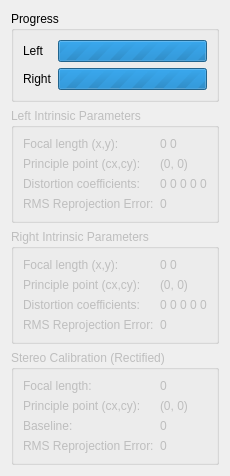
<?xml version="1.0" encoding="UTF-8"?>
<ui version="4.0">
 <class>calibrateconfirmdialog</class>
 <widget class="QDialog" name="calibrateconfirmdialog">
  <property name="geometry">
   <rect>
    <x>0</x>
    <y>0</y>
    <width>202</width>
    <height>428</height>
   </rect>
  </property>
  <property name="windowTitle">
   <string>Calibration result</string>
  </property>
  <layout class="QVBoxLayout" name="verticalLayout">
   <item>
    <widget class="QGroupBox" name="groupBox">
     <property name="title">
      <string>Progress</string>
     </property>
     <layout class="QVBoxLayout" name="verticalLayout_3">
      <item>
       <layout class="QFormLayout" name="formLayout">
        <item row="0" column="0">
         <widget class="QLabel" name="label_4">
          <property name="text">
           <string>Left</string>
          </property>
         </widget>
        </item>
        <item row="0" column="1">
         <widget class="QProgressBar" name="left_progress">
          <property name="maximum">
           <number>0</number>
          </property>
          <property name="value">
           <number>0</number>
          </property>
          <property name="format">
           <string>%v/%m</string>
          </property>
         </widget>
        </item>
        <item row="1" column="0">
         <widget class="QLabel" name="label_5">
          <property name="text">
           <string>Right</string>
          </property>
         </widget>
        </item>
        <item row="1" column="1">
         <widget class="QProgressBar" name="right_progress">
          <property name="maximum">
           <number>0</number>
          </property>
          <property name="value">
           <number>0</number>
          </property>
          <property name="format">
           <string>%v/%m</string>
          </property>
         </widget>
        </item>
       </layout>
      </item>
     </layout>
    </widget>
   </item>
   <item>
    <widget class="QGroupBox" name="left_intrinsic">
     <property name="enabled">
      <bool>false</bool>
     </property>
     <property name="title">
      <string>Left Intrinsic Parameters</string>
     </property>
     <layout class="QFormLayout" name="formLayout_2">
      <item row="0" column="0">
       <widget class="QLabel" name="label_7">
        <property name="text">
         <string>Focal length (x,y):</string>
        </property>
       </widget>
      </item>
      <item row="1" column="0">
       <widget class="QLabel" name="label_8">
        <property name="text">
         <string>Principle point (cx,cy):</string>
        </property>
       </widget>
      </item>
      <item row="2" column="0">
       <widget class="QLabel" name="label_9">
        <property name="text">
         <string>Distortion coefficients:</string>
        </property>
       </widget>
      </item>
      <item row="0" column="1">
       <widget class="QLabel" name="left_focal">
        <property name="text">
         <string>0 0</string>
        </property>
       </widget>
      </item>
      <item row="1" column="1">
       <widget class="QLabel" name="left_principle">
        <property name="text">
         <string>(0, 0)</string>
        </property>
       </widget>
      </item>
      <item row="2" column="1">
       <widget class="QLabel" name="left_distortion">
        <property name="text">
         <string>0 0 0 0 0</string>
        </property>
       </widget>
      </item>
      <item row="3" column="0">
       <widget class="QLabel" name="label_22">
        <property name="text">
         <string>RMS Reprojection Error:</string>
        </property>
       </widget>
      </item>
      <item row="3" column="1">
       <widget class="QLabel" name="left_rms">
        <property name="text">
         <string>0</string>
        </property>
       </widget>
      </item>
     </layout>
    </widget>
   </item>
   <item>
    <widget class="QGroupBox" name="right_intrinsic">
     <property name="enabled">
      <bool>false</bool>
     </property>
     <property name="title">
      <string>Right Intrinsic Parameters</string>
     </property>
     <layout class="QFormLayout" name="formLayout_3">
      <item row="0" column="0">
       <widget class="QLabel" name="label_2">
        <property name="text">
         <string>Focal length (x,y):</string>
        </property>
       </widget>
      </item>
      <item row="1" column="0">
       <widget class="QLabel" name="label_3">
        <property name="text">
         <string>Principle point (cx,cy):</string>
        </property>
       </widget>
      </item>
      <item row="2" column="0">
       <widget class="QLabel" name="label">
        <property name="text">
         <string>Distortion coefficients:</string>
        </property>
       </widget>
      </item>
      <item row="0" column="1">
       <widget class="QLabel" name="right_focal">
        <property name="text">
         <string>0 0</string>
        </property>
       </widget>
      </item>
      <item row="1" column="1">
       <widget class="QLabel" name="right_principle">
        <property name="text">
         <string>(0, 0)</string>
        </property>
       </widget>
      </item>
      <item row="2" column="1">
       <widget class="QLabel" name="right_distortion">
        <property name="text">
         <string>0 0 0 0 0</string>
        </property>
       </widget>
      </item>
      <item row="3" column="0">
       <widget class="QLabel" name="label_24">
        <property name="text">
         <string>RMS Reprojection Error:</string>
        </property>
       </widget>
      </item>
      <item row="3" column="1">
       <widget class="QLabel" name="right_rms">
        <property name="text">
         <string>0</string>
        </property>
       </widget>
      </item>
     </layout>
    </widget>
   </item>
   <item>
    <widget class="QGroupBox" name="stereo_parameters">
     <property name="enabled">
      <bool>false</bool>
     </property>
     <property name="title">
      <string>Stereo Calibration (Rectified)</string>
     </property>
     <layout class="QFormLayout" name="formLayout_4">
      <item row="0" column="0">
       <widget class="QLabel" name="label_10">
        <property name="text">
         <string>Focal length:</string>
        </property>
       </widget>
      </item>
      <item row="0" column="1">
       <widget class="QLabel" name="stereo_focal">
        <property name="text">
         <string>0</string>
        </property>
       </widget>
      </item>
      <item row="1" column="0">
       <widget class="QLabel" name="label_11">
        <property name="text">
         <string>Principle point (cx,cy):</string>
        </property>
       </widget>
      </item>
      <item row="1" column="1">
       <widget class="QLabel" name="stereo_principle">
        <property name="text">
         <string>(0, 0)</string>
        </property>
       </widget>
      </item>
      <item row="2" column="0">
       <widget class="QLabel" name="label_12">
        <property name="text">
         <string>Baseline:</string>
        </property>
       </widget>
      </item>
      <item row="2" column="1">
       <widget class="QLabel" name="stereo_baseline">
        <property name="text">
         <string>0</string>
        </property>
       </widget>
      </item>
      <item row="3" column="0">
       <widget class="QLabel" name="label_26">
        <property name="text">
         <string>RMS Reprojection Error:</string>
        </property>
       </widget>
      </item>
      <item row="3" column="1">
       <widget class="QLabel" name="stereo_rms">
        <property name="text">
         <string>0</string>
        </property>
       </widget>
      </item>
     </layout>
    </widget>
   </item>
  </layout>
 </widget>
 <resources/>
 <connections/>
</ui>
